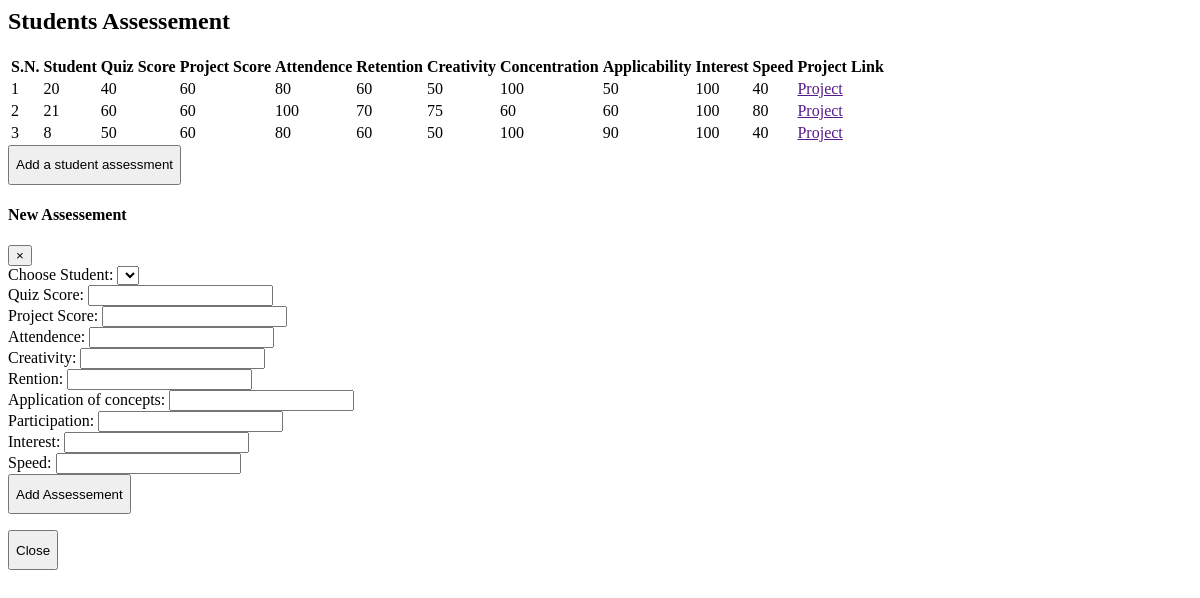
The app's page /admin_panel/adminView/viewAllOrders.php, older data.
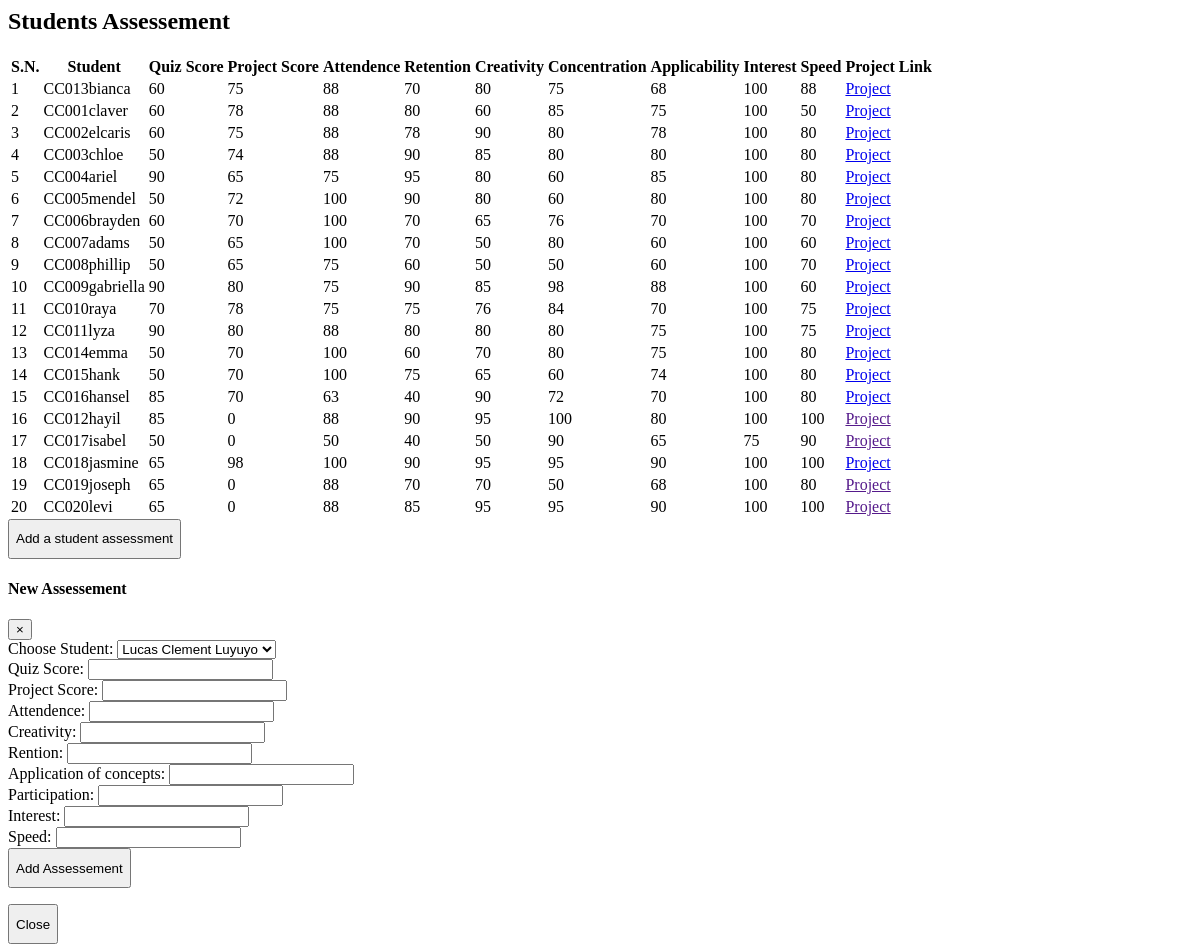
The same page, newer data.
### tables this page shows
CREATE TABLE `orders` (
  `assessment_id` int(11) NOT NULL,
  `student_id` varchar(50) NOT NULL,
  `scratch_project` varchar(2000) NOT NULL,
  `quiz_score` int(150) NOT NULL,
  `project_score` int(10) NOT NULL,
  `attendence` int(255) NOT NULL,
  `creativity` int(50) NOT NULL,
  `retention` int(11) NOT NULL,
  `applicability` int(11) NOT NULL DEFAULT 0,
  `concentration` int(11) NOT NULL,
  `Interest` int(11) NOT NULL,
  `Speed` int(11) NOT NULL
);

CREATE TABLE `product` (
  `student_id` varchar(50) NOT NULL,
  `student_name` varchar(200) NOT NULL,
  `student_desc` text NOT NULL,
  `school_id` int(11) NOT NULL,
  `std_level` int(11) NOT NULL
);

### admin_panel/adminView/viewAllOrders.php (the view, shortened to what this page needs)
<div id="ordersBtn" >
  <h2>Students Assessement</h2>
  <table class="table table-striped">
    <thead>
      <tr>
          <th>S.N.</th>
          <th>Student</th>
          <th>Quiz Score</th>
          <th>Project Score</th>
          <th>Attendence</th>
          <th>Retention</th>
          <th>Creativity</th>
          <th>Concentration</th>
          <th>Applicability</th>
          <th>Interest</th>
          <th>Speed</th>
          <th>Project Link</th>
     </tr>
    </thead>
     <?php
      include_once "../config/dbconnect.php";
      $sql="SELECT * from orders, product where orders.student_id=product.student_id";
      $result=$conn-> query($sql);
      $count=1;
      if ($result-> num_rows > 0){
        while ($row=$result-> fetch_assoc()) {
    ?>
       <tr>
          <td><?=$count?></td>
          <td><?=$row["student_id"]?></td>
          <td><?=$row["quiz_score"]?></td>
          <td><?=$row["project_score"]?></td>
          <td><?=$row["attendence"]?></td>
          <td><?=$row["retention"]?></td>
          <td><?=$row["creativity"]?></td>
          <td><?=$row["concentration"]?></td>
          <td><?=$row["applicability"]?></td>
          <td><?=$row["Interest"]?></td>
          <td><?=$row["Speed"]?></td>
          <td><a href="<?=$row["scratch_project"]?>"><Link:favicon>Project</Link:favicon></a></td>
    <?php
         $count=$count+1;
        }
      }
    ?>
  </table>
</div>
 <button type="button" class="btn-secondary" style="height:40px" data-toggle="modal" data-target="#myModal">
    Add a student assessment
  </button>
  <div class="modal fade" id="myModal" role="dialog">
    <div class="modal-dialog">
      <div class="modal-content">
        <div class="modal-header">
          <h4 class="modal-title">New Assessement</h4>
          <button type="button" class="close" data-dismiss="modal">&times;</button>
        </div>
        <div class="modal-body">
          <form  enctype='multipart/form-data' action="index.php" method="POST">
          <label> Choose Student: </label>
            <select id="student" name="student">
            <?php
                $sql="SELECT product.student_id, product.student_name
                FROM product
                LEFT JOIN orders ON product.student_id = orders.student_id
                WHERE orders.student_id IS NULL;";
                $result = $conn-> query($sql);
                if ($result-> num_rows > 0){
                while($row = $result-> fetch_assoc()){
                    echo"<option value='".$row['student_id']."'>".$row['student_name'] ."</option>";
                }
                }
                ?>
            </select>
            <div class="form-group">
              <label for="quiz_score">Quiz Score:</label>
              <input type="number" class="form-control" name="quiz_score" required>
            </div>
            <div class="form-group">
              <label for="project_score">Project Score:</label>
              <input type="number" class="form-control" name="project_score" required>
            </div>
            <div class="form-group">
              <label for="attendence">Attendence:</label>
              <input type="number" class="form-control" name="attendence" required>
            </div>
            <div class="form-group">
              <label for="creativity">Creativity:</label>
              <input type="number" class="form-control" name="creativity" required>
            </div>
            <div class="form-group">
              <label for="retention">Rention:</label>
              <input type="number" class="form-control" name="rention" required>
            </div>
            <div class="form-group">
              <label for="applicability">Application of concepts:</label>
              <input type="number" class="form-control" name="applicability" required>
            </div>
            <div class="form-group">
              <label for="Participation">Participation:</label>
              <input type="number" class="form-control" name="participation" required>
            </div>
            <div class="form-group">
              <label for="interest">Interest:</label>
              <input type="number" class="form-control" name="interest" required>
            </div>
            <div class="form-group">
              <label for="speed">Speed:</label>
              <input type="number" class="form-control" name="speed" required>
            </div>
            <div class="form-group">
              <button type="submit" class="btn-secondary" name="upload5" style="height:40px">Add Assessement</button>
            </div>
          </form>
        </div>
        <div class="modal-footer">
          <button type="button" class="btn btn-default" data-dismiss="modal" style="height:40px">Close</button>
        </div>
      </div>
    </div>
  </div>

Row changes from the older to the newer data that the page shows:
added orders: student.student_id "CC013bianca", quiz_score "60", project_score "75", attendence "88", retention "70", creativity "80", concentration "75", applicability "68", Interest "100", Speed "88"
added orders: student.student_id "CC001claver", quiz_score "60", project_score "78", attendence "88", retention "80", creativity "60", concentration "85", applicability "75", Interest "100", Speed "50"
added orders: student.student_id "CC002elcaris", quiz_score "60", project_score "75", attendence "88", retention "78", creativity "90", concentration "80", applicability "78", Interest "100", Speed "80"
added orders: student.student_id "CC003chloe", quiz_score "50", project_score "74", attendence "88", retention "90", creativity "85", concentration "80", applicability "80", Interest "100", Speed "80"
added orders: student.student_id "CC004ariel", quiz_score "90", project_score "65", attendence "75", retention "95", creativity "80", concentration "60", applicability "85", Interest "100", Speed "80"
changed orders: student.student_id "20" → "CC005mendel"; quiz_score "40" → "50"; project_score "60" → "72"; attendence "80" → "100"; retention "60" → "90"; creativity "50" → "80"; concentration "100" → "60"; applicability "50" → "80"; Speed "40" → "80"
changed orders: student.student_id "21" → "CC006brayden"; project_score "60" → "70"; creativity "75" → "65"; concentration "60" → "76"; applicability "60" → "70"; Speed "80" → "70"
changed orders: student.student_id "8" → "CC007adams"; project_score "60" → "65"; attendence "80" → "100"; retention "60" → "70"; concentration "100" → "80"; applicability "90" → "60"; Speed "40" → "60"
added orders: student.student_id "CC008phillip", quiz_score "50", project_score "65", attendence "75", retention "60", creativity "50", concentration "50", applicability "60", Interest "100", Speed "70"
added orders: student.student_id "CC009gabriella", quiz_score "90", project_score "80", attendence "75", retention "90", creativity "85", concentration "98", applicability "88", Interest "100", Speed "60"
added orders: student.student_id "CC010raya", quiz_score "70", project_score "78", attendence "75", retention "75", creativity "76", concentration "84", applicability "70", Interest "100", Speed "75"
added orders: student.student_id "CC011lyza", quiz_score "90", project_score "80", attendence "88", retention "80", creativity "80", concentration "80", applicability "75", Interest "100", Speed "75"
added orders: student.student_id "CC014emma", quiz_score "50", project_score "70", attendence "100", retention "60", creativity "70", concentration "80", applicability "75", Interest "100", Speed "80"
added orders: student.student_id "CC015hank", quiz_score "50", project_score "70", attendence "100", retention "75", creativity "65", concentration "60", applicability "74", Interest "100", Speed "80"
added orders: student.student_id "CC016hansel", quiz_score "85", project_score "70", attendence "63", retention "40", creativity "90", concentration "72", applicability "70", Interest "100", Speed "80"
added orders: student.student_id "CC012hayil", quiz_score "85", project_score "0", attendence "88", retention "90", creativity "95", concentration "100", applicability "80", Interest "100", Speed "100"
added orders: student.student_id "CC017isabel", quiz_score "50", project_score "0", attendence "50", retention "40", creativity "50", concentration "90", applicability "65", Interest "75", Speed "90"
added orders: student.student_id "CC018jasmine", quiz_score "65", project_score "98", attendence "100", retention "90", creativity "95", concentration "95", applicability "90", Interest "100", Speed "100"
added orders: student.student_id "CC019joseph", quiz_score "65", project_score "0", attendence "88", retention "70", creativity "70", concentration "50", applicability "68", Interest "100", Speed "80"
added orders: student.student_id "CC020levi", quiz_score "65", project_score "0", attendence "88", retention "85", creativity "95", concentration "95", applicability "90", Interest "100", Speed "100"
Text that changed along with them:
form field student: (not shown) → "Lucas Clement Luyuyo"
